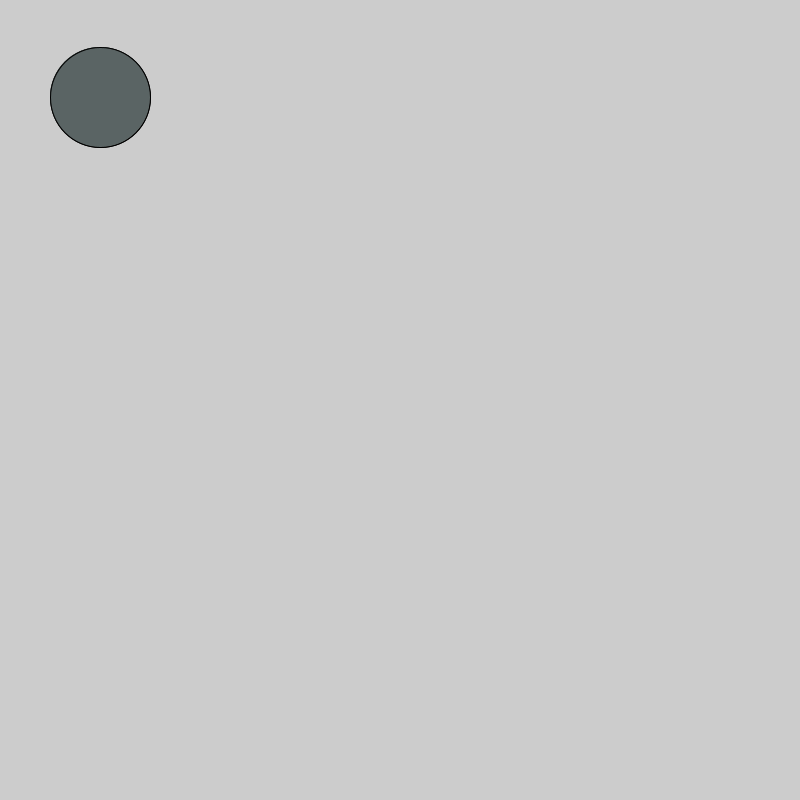
Frame 1 (no input)
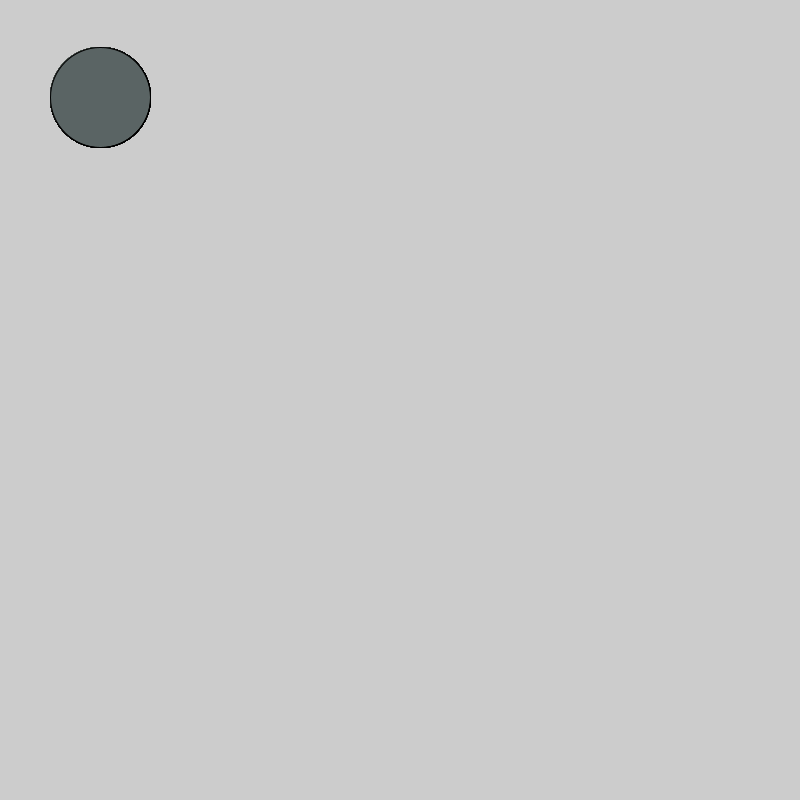
Frame 60 (the mouse pressed at the canvas centre just before this capture)
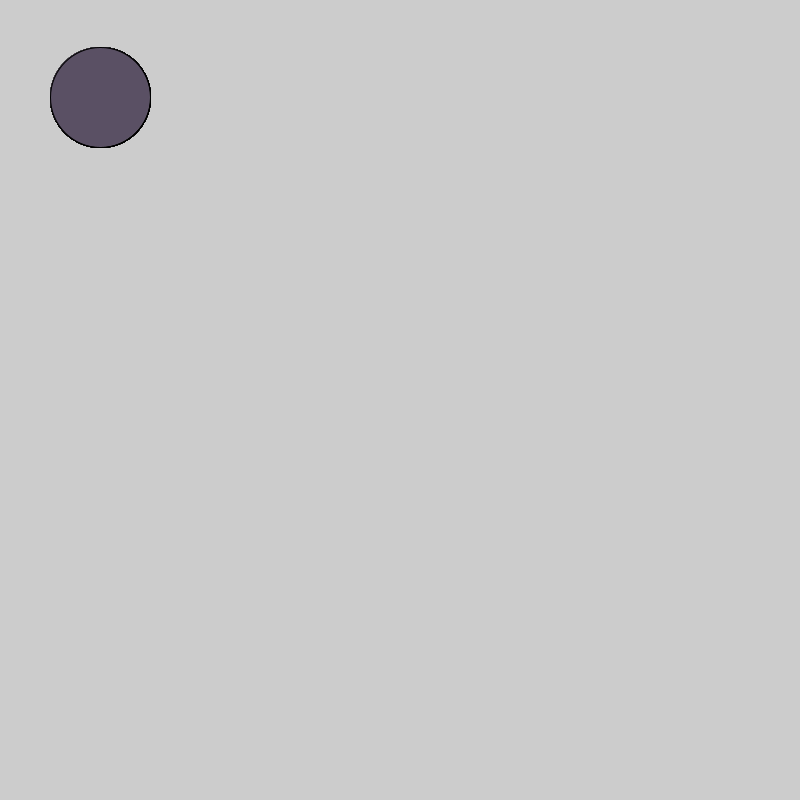
Frame 120 (the mouse held since frame 60 and released just before this capture)

The Processing sketch that drew these frames (run headless with seeded random() and noise(); from frame 60 on, the mouse is pressed at the canvas centre):

// Processing sketch: color_changer
// ── color_changer.pde
void setup(){
  size(800,800);
}
void draw(){
  fill(90,100,90);
  ellipse(100,97,100,100);

if(mousePressed){
fill(90,80,100);
}
else{
  fill(90,100,100);
}
ellipse(100,97,100,100);
}
